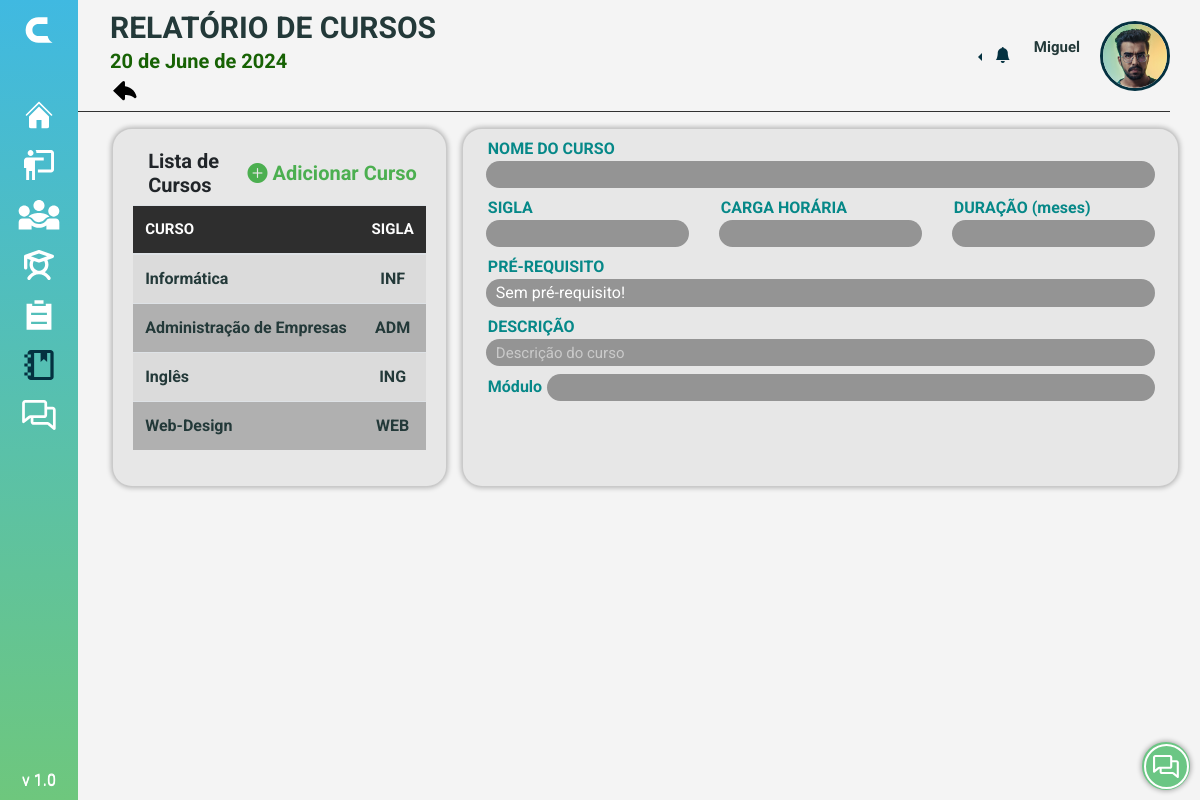
The app's page /PAGES/s_curso.php (signed in) with its own data.
### tables this page shows
CREATE TABLE Curso (
  Curso_id INT NOT NULL AUTO_INCREMENT,
  Curso_Nome VARCHAR(100) NOT NULL,
  Curso_Sigla CHAR(3) NOT NULL,
  Curso_Carga_horaria INT(10) NOT NULL,
  Curso_Desc VARCHAR(500) NOT NULL,
  Curso_Duracao INT NOT NULL,
  Curso_PreRequisito VARCHAR(500) NOT NULL,
  Curso_Registro DATETIME NOT NULL DEFAULT CURRENT_TIMESTAMP,
  Curso_Status CHAR(1) DEFAULT 1,
  PRIMARY KEY (Curso_id)
);

### PHP/function.php (called while the page is built, shortened)
<?php
function ListarCurso(){
    $sql = "SELECT Curso_id, Curso_Nome, Curso_Sigla FROM Curso";
    $res = $GLOBALS['conn']->query($sql);
    if ($res->num_rows > 0) {
        return $res;
    } else {
        echo 'Nenhum curso encontrado!';
    }
}
?>

### COMPONENTS/pesquisaCurso.php (the view)
<div class="col-sm-4">
    <div class="card">
        <div class="card-body">
            <div class="btn-group d-flex justify-content-between align-items-center">
                <div class="col-sm">
                    <h5>Lista de Cursos</h5>
                </div>
                <div><?php require_once '../COMPONENTS/add2.php'; ?></div>
            </div>
            <table-responsive>
                <table class="table table-hover table-striped">
                    <thead class="text-uppercase">
                        <tr>
                            <th>Curso</th>
                            <th class="text-center">Sigla</th>
                        </tr>
                    </thead>
                    <tbody>
                        <?php
                        $listar = ListarCurso();
                        if ($listar !== null) {
                            while ($l = $listar->fetch_array()) {
                                ?>
                                <tr onclick="mostrarDetalhes(<?php echo $l['Curso_id']; ?>)">
                                    <td class="nomecurso">
                                        <?php echo $l['Curso_Nome']; ?>
                                    </td>
                                    <td class="sigla text-center">
                                        <?php echo $l['Curso_Sigla']; ?>
                                    </td>
                                </tr>
                                <?php
                            }
                        } else {
                            echo "<tr><td colspan='2'>Nenhum curso encontrado.</td></tr>";
                        }
                        ?>
                    </tbody>
                </table>
            </table-responsive>
        </div>
    </div>
</div>

### STYLE/style_home.css (style rules this page uses)
* { margin: 0; padding: 0; box-sizing: border-box; font-family: 'Roboto', sans-serif; }
:root { --cor-primaria: #043140; --cor-secundaria: #176204; --cor-fundo: #F4F4F4; }
body { height: auto; display: flex; flex-direction: column; align-items: center; background-color: var(--cor-fundo); }

### STYLE/relatorio.css (style rules this page uses)
table { width: 100%; border-spacing: 0; }
.table-hover tr { cursor: pointer; }
tr { border-radius: 5px; }
th,td { text-align: left; padding-left: 10px; }
th { height: 30px; background-color: #2E2E2E; color: #FDFDFD; font-size: 15px; font-weight: bold; }
td { height: 28px; color: #233939; font-size: 16px; font-weight: bold; }

### PHP/sidebar/menu.css (style rules this page uses)
* { margin: 0; padding: 0; box-sizing: border-box; }

### STYLE/estilo.css (style rules this page uses)
.card { background-color: #E7E7E7; border-radius: 20px; box-shadow: 0 0 5px 1px #00000040; }
h5 { font-weight: bold; }
.table-striped tbody tr { background-color: #B0B0B0; }

### records on screen
curso: Curso_Nome "Informática", Curso_Sigla "INF"
curso: Curso_Nome "Administração de Empresas", Curso_Sigla "ADM"
curso: Curso_Nome "Inglês", Curso_Sigla "ING"
curso: Curso_Nome "Web-Design", Curso_Sigla "WEB"

### other values on screen
$titulo "RELATÓRIO DE CURSOS"
$date "20 de June de 2024"
$Nome "Miguel"
$elemento "Curso"
